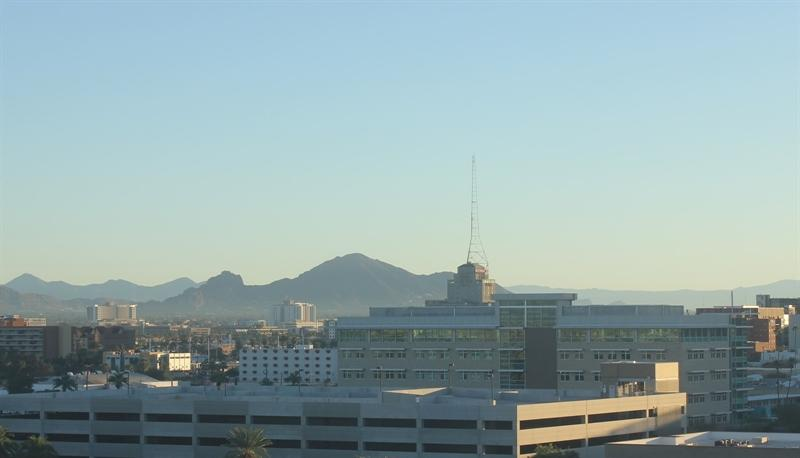
#> input picture Week4/images/training/day/20151101_142050.jpg, 800 x 458 px
$ jupyter execute --allow-errors tugas2.ipynb   (text cells are left out)
#> lines starting #> are read from the running program, lines starting #| are printed output that depends on the picture
[cell 1]
import matplotlib.pyplot as plt
import cv2
import numpy as np
from sklearn.metrics import accuracy_score
import os

[cell 2]
train_dir = "images/training"
test_dir = "images/test"

[cell 3]
day_img = cv2.imread('images/test/day/20151101_152050.jpg')
night_img = cv2.imread('images/test/night/20151101_072507.jpg')

# Convert
#> (the rest of this cell did not finish here and is left out)

[cell 4]
def compute_histogram(image):
    # Convert the image to HSV
    hsv = cv2.cvtColor(image, cv2.COLOR_BGR2HSV)

    # Compute the histogram
    hist = cv2.calcHist([hsv], [0, 1, 2], None, [16, 16, 16], [0, 180, 0, 256, 0, 256])

    # Normalize the histogram
    cv2.normalize(hist, hist)

    # Flatten the histogram to create the feature vector
    return hist.flatten()

[cell 5]
def standarized_input(image):
    # resize
    std_img = cv2.resize(image, (1100, 600))

    return std_img

[cell 6]
def load_data(directory):
#> called with directory = 'images/training'
    data = []
    labels = []

    for label in ['day', 'night']:
        path = os.path.join(directory, label)
        for filename in os.listdir(path):
            if filename.endswith('.jpg') or filename.endswith('.png'):
                img_path = os.path.join(path, filename)

                # Read and resize
                image = cv2.imread(img_path)
#> image is the input picture: shape (458, 800, 3); mean B, G, R 170.2, 168.7, 147.2
                resized_image = standarized_input(image)
#> in standarized_input, `std_img = cv2.resize(image, (1100, 600))`:
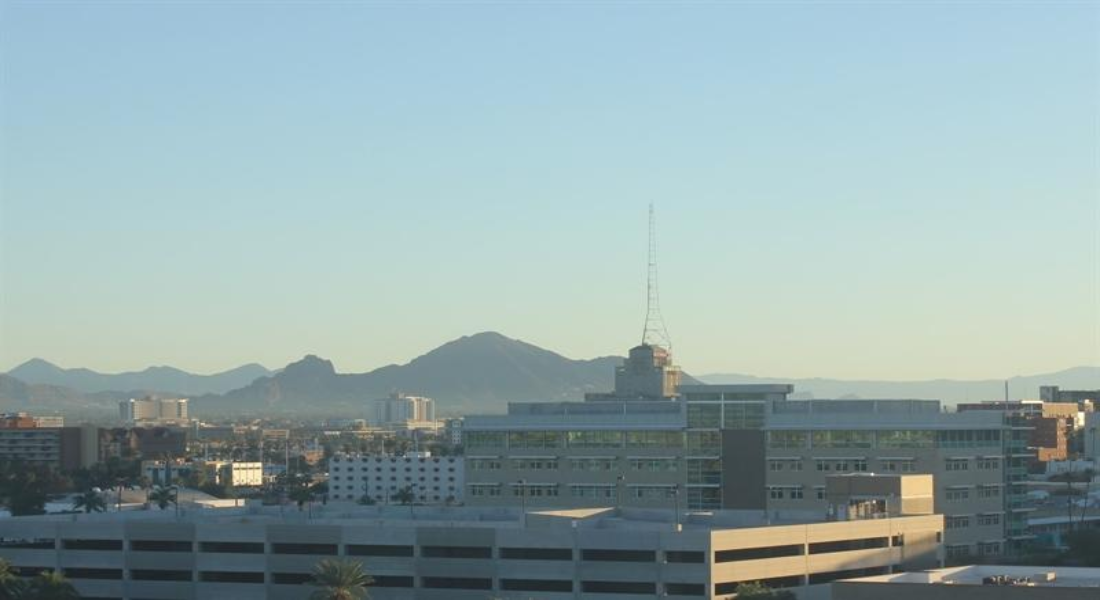
#> std_img: shape (600, 1100, 3); mean B, G, R 170.1, 168.7, 147.1

                # Compute histogram features
                hist = compute_histogram(resized_image)
#> in compute_histogram, `hsv = cv2.cvtColor(image, cv2.COLOR_BGR2HSV)`: hsv: shape (600, 1100, 3); mean H, S, V 85, 46.2, 175.1
#> hist = 4096 values, max 0.585 at index 2109, min 0 at index 0, mean 0.00115
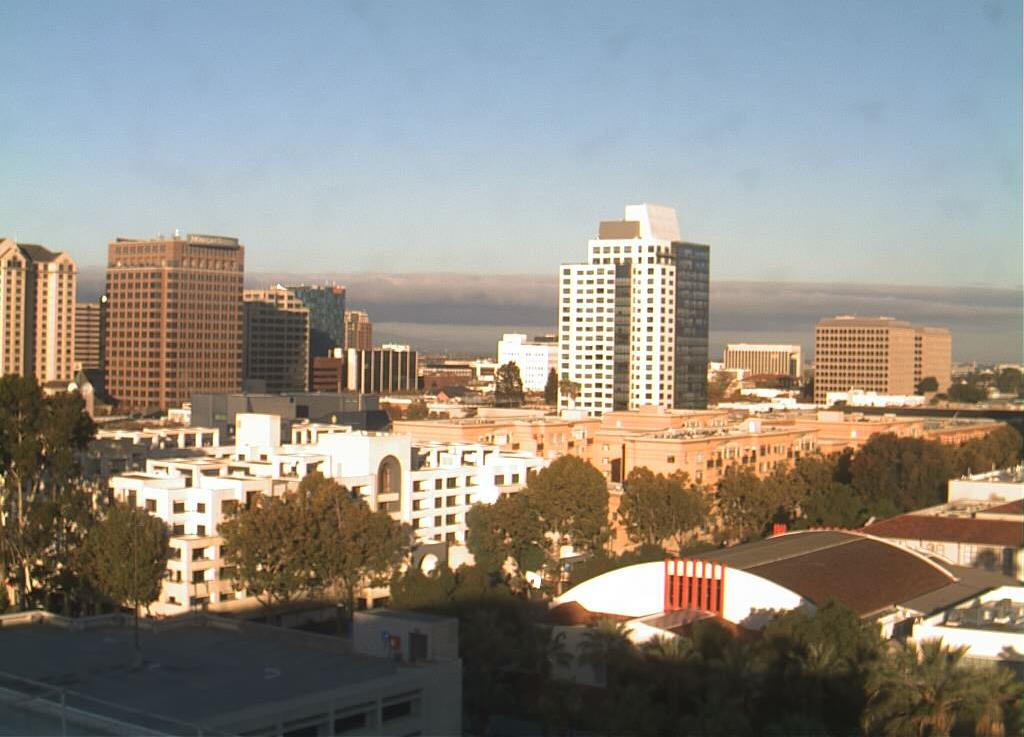
#> input picture Week4/images/test/day/20151101_152512.jpg, 1024 x 737 px, given in place of the camera
#> further down, frame is the input picture: shape (737, 1024, 3); mean B, G, R 130.5, 138.9, 143.8

                # Append features and label
                data.append(hist)
                labels.append(0 if label == 'night' else 1) # 0 for night, 1 for day

    return np.array(data), np.array(labels)

#> (a cell that did not finish here is left out)

[cell 8]
from sklearn.svm import SVC
from sklearn.decomposition import PCA
from sklearn.pipeline import Pipeline

pipe = Pipeline(steps=[
    ('pca', PCA()),
    ('svm', SVC)
])

#> (a cell that did not finish here is left out)

[cell 10]
from sklearn import svm
from sklearn.model_selection import GridSearchCV

# Create a pipeline with PCA and SVM
pipe = Pipeline(steps=[
    ('pca', PCA()),
    ('svm', svm.SVC())
])

# Define the parameter grid for GridSearch
param_grid = {
    'pca__n_components': [10, 20, 30, 50, 100, 150],  # Number of PCA components
    'svm__C': [0.1, 1, 10],                 # Regularization parameter for SVM
    'svm__kernel': ['linear', 'rbf']         # Kernel types
}

# Initialize GridSearchCV
grid_search = GridSearchCV(pipe, param_grid, cv=5, scoring='accuracy')

# Fit the model on training data
#> (the rest of this cell did not finish here and is left out)

#> (a cell that did not finish here is left out)

[cell 12]
# export the model
import joblib
#> (the rest of this cell did not finish here and is left out)

[cell 13]
# Test dengan OpenCV

cap = cv2.VideoCapture(0)

#> (the rest of this cell did not finish here and is left out)

#> in standarized_input (call 4), `std_img = cv2.resize(image, (1100, 600))`:
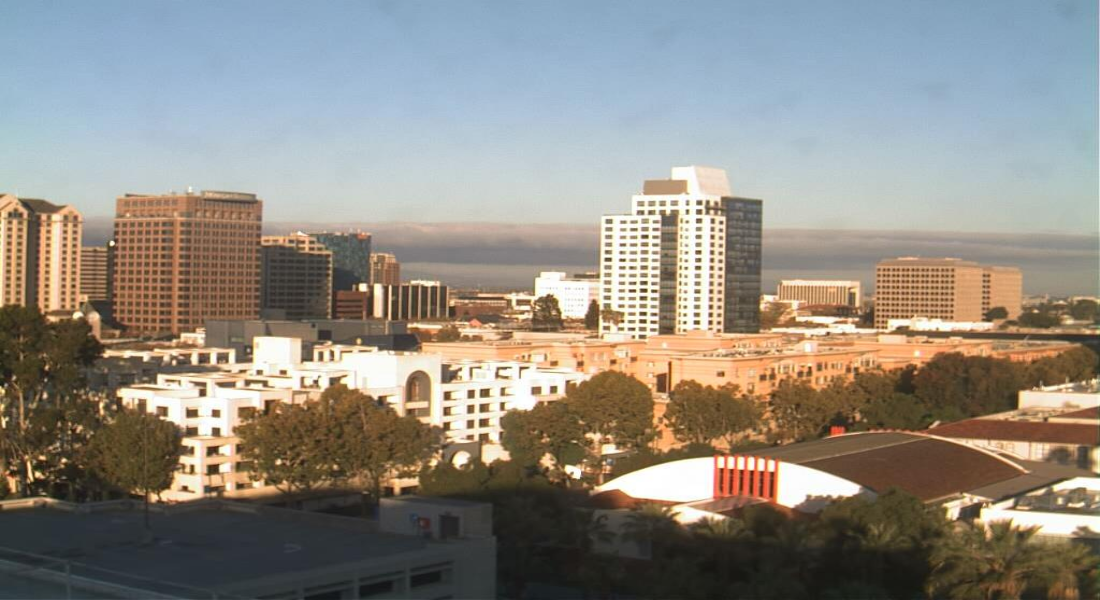
#> std_img: shape (600, 1100, 3); mean B, G, R 130.4, 138.8, 143.7
    hist = compute_histogram(resized_frame)
#> in compute_histogram (call 4), `hsv = cv2.cvtColor(image, cv2.COLOR_BGR2HSV)`: hsv: shape (600, 1100, 3); mean H, S, V 52.5, 71.7, 157.8
#> `hist = compute_histogram(resized_frame)`: hist = 4096 values, max 0.701 at index 2380, min 0 at index 0, mean 0.00185
    pred = best_model.predict([hist])
    cv2.putText(frame, 'Day' if pred == 1 else 'Night', (10, 30), cv2.FONT_HERSHEY_SIMPLEX, 1, (255, 255, 255), 2)
    cv2.imshow('frame', frame)

    if cv2.waitKey(1) & 0xFF == ord('q'):
        break

cap.release()
cv2.destroyAllWindows()
cv2.waitKey(1)
